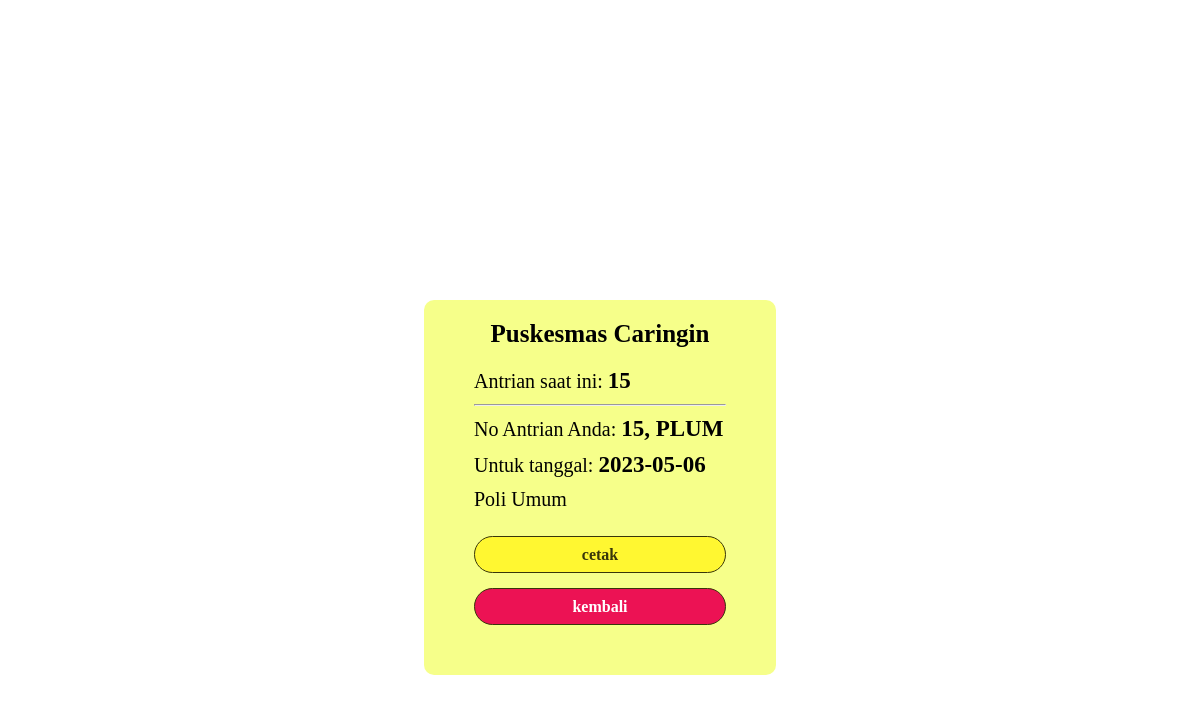
/src/pages/tunggu_antrian/index.php (signed in), run on the app's committed database.
### tables this page shows
CREATE TABLE `antrian` (
  `id_antrian` int(11) NOT NULL,
  `poli` varchar(10) NOT NULL,
  `nik` varchar(18) NOT NULL,
  `no_antrian` varchar(11) NOT NULL,
  `tanggal_antrian` date NOT NULL,
  `status` varchar(10) NOT NULL
);

CREATE TABLE `poli` (
  `poli` varchar(10) NOT NULL,
  `nama_poli` varchar(20) NOT NULL,
  `jumlah_maksimal` int(11) NOT NULL
);

### src/pages/tunggu_antrian/index.php (the view, shortened to what this page needs)
<?php
include '../../config/koneksi.php';
$nik = $_SESSION["nik"];
if (isset($_SESSION['poli'])) {
    $poli_yang_dipilih = $_SESSION['poli'];
} else {
    $sql1 = "SELECT poli FROM antrian WHERE nik = '$nik' ";
    $result1 = mysqli_query($conn, $sql1);
    if (mysqli_num_rows($result1) > 0) {
        $row = mysqli_fetch_assoc($result1);
        $poli_yang_dipilih = $row['poli'];
    } else {
        echo "data kosong";
    }
}
$sql = "SELECT * FROM poli INNER JOIN antrian ON poli.poli = antrian.poli WHERE nik = '$nik' ";
$result = mysqli_query($conn, $sql);
if (mysqli_num_rows($result) > 0) {
    $row = mysqli_fetch_assoc($result);
    $no_antrian = $row["no_antrian"];
    $tanggal_antrian = $row['tanggal_antrian'];
    $poli = $row["poli"];
    $nama_poli = $row["nama_poli"];
} else {
    echo "data kosong";
}
$query = "SELECT no_antrian FROM antrian WHERE status = 'proses' AND poli = '$poli_yang_dipilih'";
$res = mysqli_query($conn, $query);
if (mysqli_num_rows($res) > 0) {
    $row = mysqli_fetch_assoc($res);
    $no_antrian_sekarang = $row["no_antrian"];
} else {
    $no_antrian_sekarang = 'sedang di proses';
}
?>
<!DOCTYPE html>
<html lang="en">
<head>
    <link rel="stylesheet" href="tunggu_antrian.css">
</head>
<body>
    <div class="container">
        <div class="card">
            <h1>Puskesmas Caringin</h1>
            <div class="antrian">
                <p>Antrian saat ini: <span><?= $no_antrian_sekarang ?></span></p>
                <hr>
                <p>No Antrian Anda: <span><?= $no_antrian ?>, <?= $poli ?></span></p>
                <p>Untuk tanggal: <span><?= $tanggal_antrian ?></span></p>
                <p><?= $nama_poli ?></p>
            </div>
            <a class="btn-cetak" href="../cetak_antrian/">cetak</a>
            <a class="btn-keluar" href="../dashboard_user/">kembali</a>
        </div>
    </div>
</body>
</html>

### src/pages/tunggu_antrian/tunggu_antrian.css (style rules this page uses)
* { margin: 0; padding: 0; }
.container { display: flex; flex-direction: column; align-items: center; margin-top: 300px; }
h1 { font-size: 25px; margin-bottom: 20px; }
.card { background-color: rgba(246, 255, 138, 1); padding: 20px 50px 50px 50px; display: flex; flex-direction: column; align-items: center; border-radius: 10px; }
.antrian { width: 100%; display: flex; flex-direction: column; }
.antrian p { font-size: 20px; margin-bottom: 10px; }
.antrian p span { font-weight: bold; font-size: 23px; }
.antrian hr { margin-bottom: 10px; }
a { display: flex; flex-direction: column; justify-content: center; align-items: center; text-decoration: none; width: 250px; height: 35px; border-radius: 40px; border: 1px solid rgba(56, 54, 10, 1); background-color: rgba(255, 247, 49, 1); color: rgba(56, 54, 10, 1); font-weight: bold; margin-top: 15px; }
.btn-keluar { background-color: rgb(236, 18, 84); color: white; }

### data on the page
antrian: no_antrian "15", poli "PLUM", tanggal_antrian "2023-05-06", poli.nama_poli "Poli Umum"
